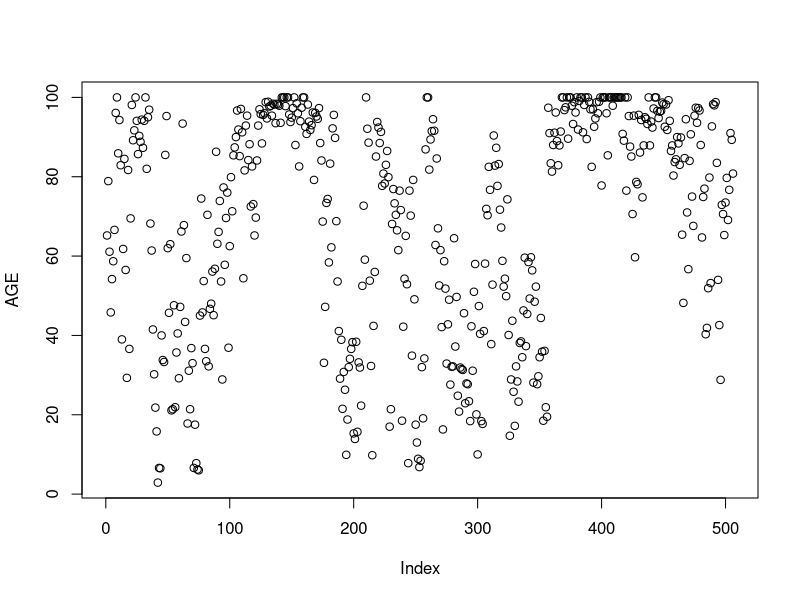
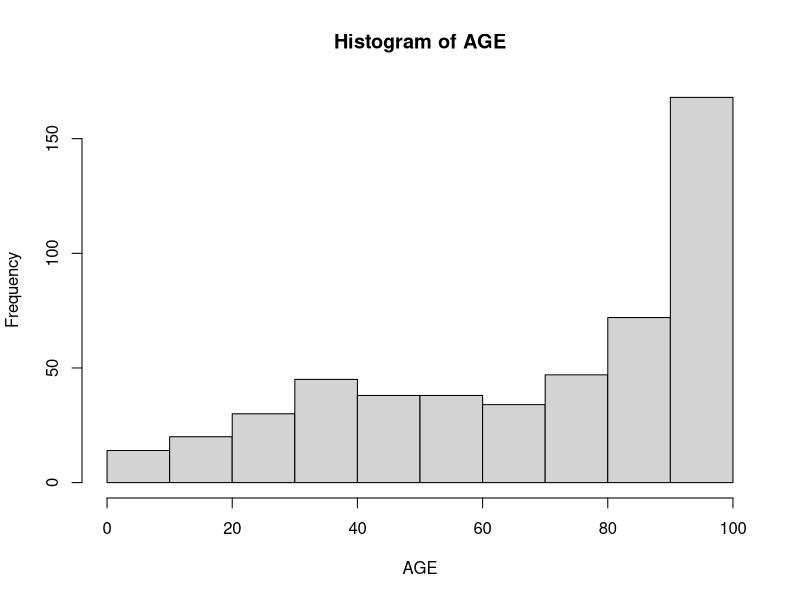
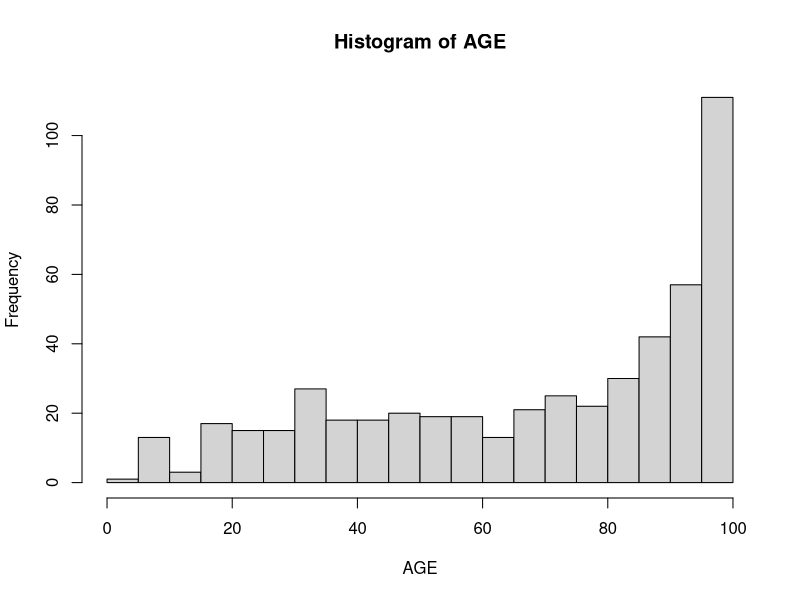
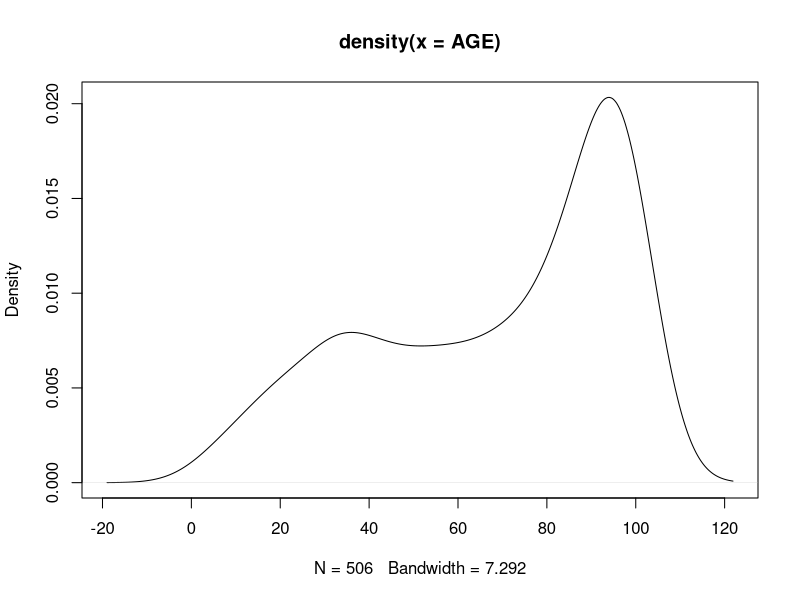
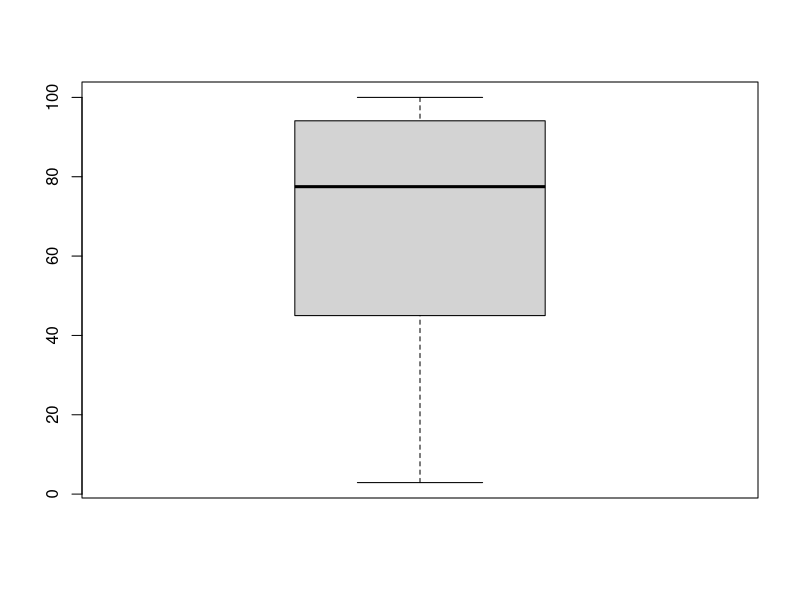

These charts were generated, in order, by the following R code:
## ---- chunk 1
knitr::opts_chunk$set(echo = TRUE)
## ---- chunk 2
library("tidyverse")

## Lectura
read_delim(
  file = "data/Boston_Housing.txt",
  delim = "|", 
  locale=locale(decimal_mark = ",")
) -> boston_housing_txt

## Revisar la estructura de los datos
str(boston_housing_txt)

## Le decimos a R que vamos a trabajar con esos datos y se los ponemos "en primer plano"
attach(boston_housing_txt)
## ---- chunk 3
mean(AGE)
median(AGE)
var(AGE)
sd(AGE)
max(AGE)
min(AGE)
## ---- chunk 4
## Resumen para una sola variable
summary(AGE)
## Resumen para todo el conjunto de datos
summary(boston_housing_txt)
## ---- chunk 5
plot(AGE)
## ---- chunk 6
hist(AGE)
## ---- chunk 7
hist(AGE, breaks=20)
## ---- chunk 8
plot(density(AGE))
## ---- chunk 9
boxplot(AGE)
